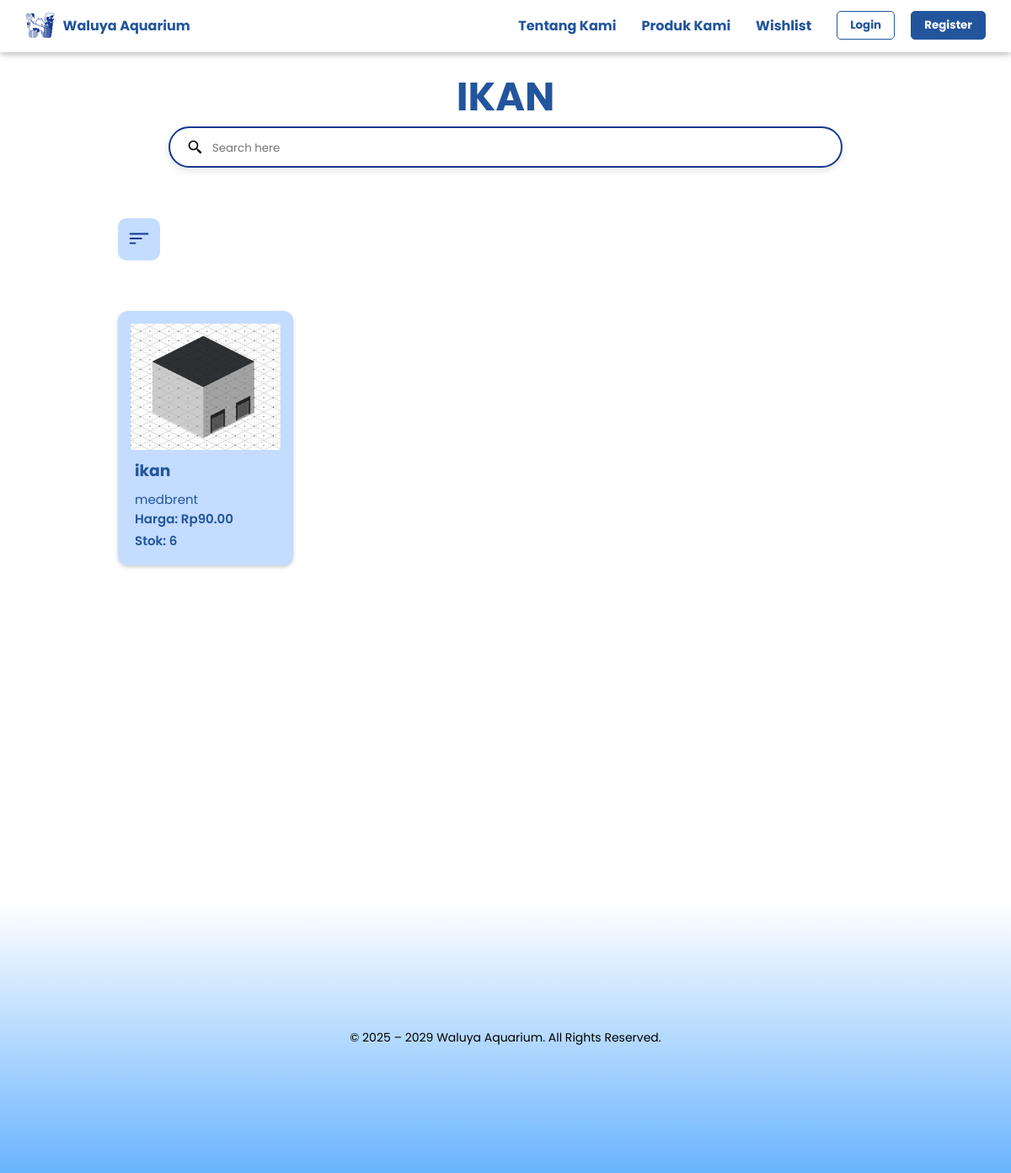
/ikan/, run on an earlier commit of the app's database.
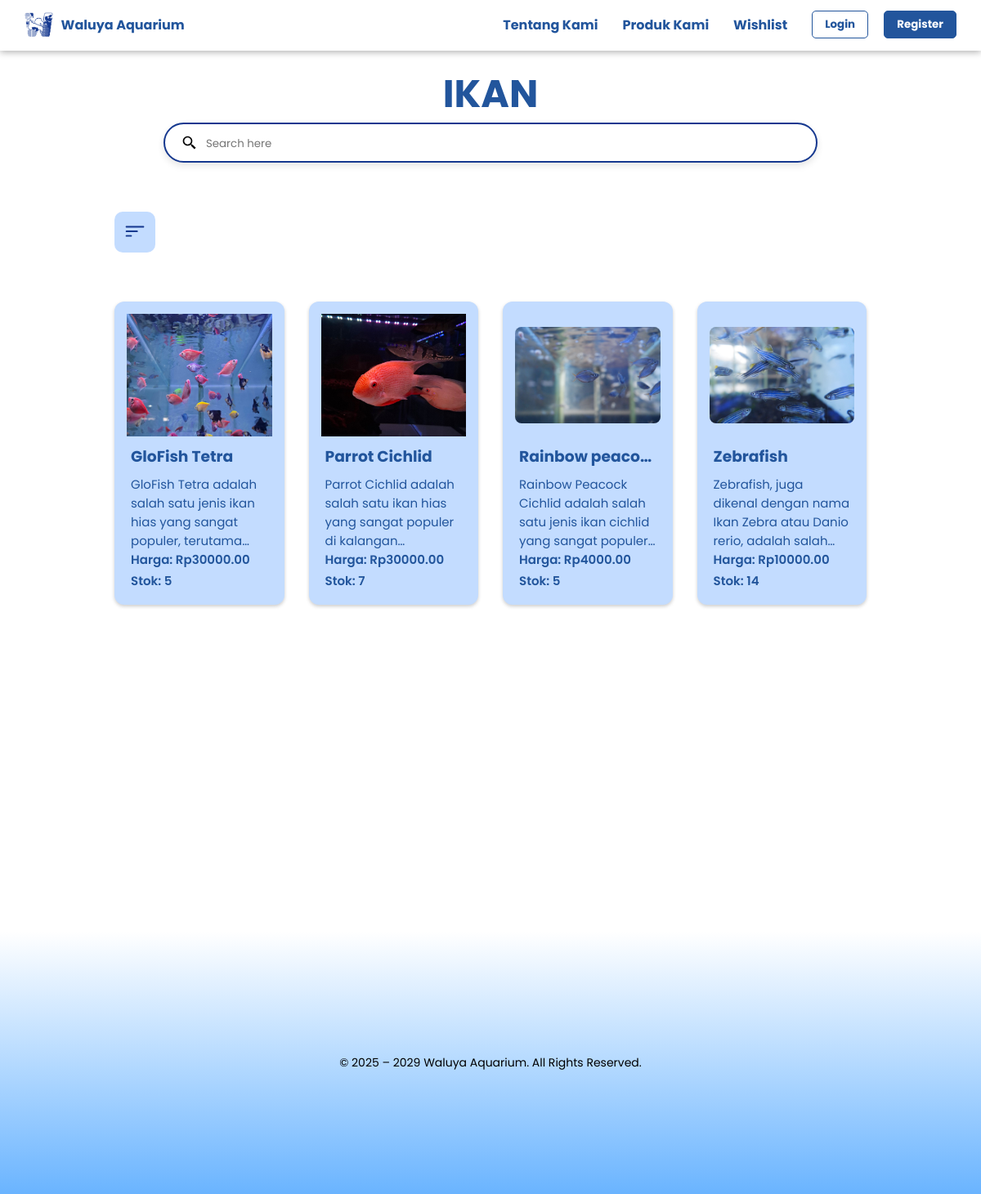
And on a later commit of the database.
### waluya/models.py (models this page shows, shortened)
class Product(models.Model):
    name = models.CharField(max_length=255)
    description = models.TextField()
    price = models.DecimalField(max_digits=10, decimal_places=2)
    stock = models.IntegerField()
    image = models.ImageField(upload_to='products/')

class Fish(Product):
    SIZE_CHOICES = [
        ('kecil', 'Kecil'),
        ('sedang', 'Sedang'),
        ('besar', 'Besar'),
    ]
    COLOR_CHOICES = [
        ('gelap', 'Gelap'),
        ('terang', 'Terang'),
    ]
    size = models.CharField(max_length=10, choices=SIZE_CHOICES)
    color = models.CharField(max_length=10, choices=COLOR_CHOICES)

class Product(models.Model):
    name = models.CharField(max_length=255)
    description = models.TextField()
    price = models.DecimalField(max_digits=10, decimal_places=2)
    stock = models.IntegerField()
    image = models.ImageField(upload_to='products/')

### waluya/views.py (the view)
# urls.py: path('ikan/', views.user_product_list_ikan, name='user_product_list_ikan'),
def user_product_list_ikan(request):
    search_query = request.GET.get('search', '')
    order_by = request.GET.get('order_by', '')
    filter_size = request.GET.get('size', '')
    filter_color = request.GET.get('color', '')
    products = Fish.objects.all()
    if search_query:
        products = products.filter(name__icontains=search_query)
    if filter_size:
        products = products.filter(size=filter_size)
    if filter_color:
        products = products.filter(color=filter_color)
    if order_by == 'name_asc':
        products = products.order_by('name')
    elif order_by == 'name_desc':
        products = products.order_by('-name')
    elif order_by == 'price_asc':
        products = products.order_by('price')
    elif order_by == 'price_desc':
        products = products.order_by('-price')
    return render(request, 'user_product_list_ikan.html', {'products': products})

### waluya/templates/user_product_list_ikan.html (shortened to what this page needs)
{% load static %}
<!DOCTYPE html>
<html lang="en">
<head>
    <link rel="stylesheet" href="{% static 'css/user_product_list.css' %}" />
    <link rel="stylesheet" href="https://cdnjs.cloudflare.com/ajax/libs/font-awesome/5.15.3/css/all.min.css">
</head>
<body>
    <header>
        <nav class="navbar">
            <div class="navbar-logo">
                <img src="{% static 'img/W biru.png' %}" alt="Waluya logo" class="logo-navbar" />
                <span class="nama-brand">Waluya Aquarium</span>
            </div>
            <ul class="nav-links">
               <li><a href="{% url 'landing_page' %}">Tentang Kami</a></li>
                <li><a href="#">Produk Kami</a>
                </li>
                <li><a href="{% url 'wishlist' %}">Wishlist</a></li>
            </ul>
            <div class="buttons">
                {% if user.is_authenticated %}
                    <button class="login-button" onclick="window.location.href='{% url 'logout' %}'">Logout</button>
                {% else %}
                    <button class="login-button" onclick="window.location.href='{% url 'user_login' %}'">Login</button>
                    <button class="register-button" onclick="window.location.href='{% url 'sign_up' %}'">Register</button>
                {% endif %}
            </div>
        </nav>
    </header>
    <h1 class="section-title">IKAN</h1>
    <div class="search-bar">
        <img src="{% static 'img/bx-search-alt-2.svg' %}" alt="Search Icon" class="search-icon" />
        <form method="get" action="{% url 'user_product_list_ikan' %}">
            <input type="text" name="search" placeholder="Search here" value="{{ request.GET.search }}" />
        </form>
    </div>
    <div class="products-wrapper">
        <div class="filters-container">
            <div class="filter-container">
                <button id="filterButton" class="filter-button">
                    <img src="{% static 'img/filter-left.png' %}" alt="Filter Icon" class="filter-icon">
                </button>
            </div>
        </div>
        <div class="card-container" id="cardContainer">
            {% for product in products %}
            <div class="card" data-target="p-{{ product.id }}">
                <div class="card-image">
                    {% if product.image %}
                        <img src="{{ product.image.url }}" alt="{{ product.name }}" />
                    {% else %}
                        <img src="{% static 'img/default-product.png' %}" alt="No Image" />
                    {% endif %}
                </div>
                <div class="card-content">
                    <h3>{{ product.name }}</h3>
                    <p>{{ product.description|truncatewords:20 }}</p>
                    <h4>Harga: Rp{{ product.price }}</h4>
                    <h4>Stok: {{ product.stock }}</h4>
                </div>
            </div>
            {% empty %}
            <p>No products found</p>
            {% endfor %}
        </div>
    </div>
</body>
<footer class="footer-gradient">
    <p>© 2025 – 2029 Waluya Aquarium. All Rights Reserved.</p>
</footer>
</html>

### waluya/static/css/user_product_list.css (style rules this page uses)
* { margin: 0; padding: 0; box-sizing: border-box; font-family: 'Poppins', sans-serif; color: black; }
header { background: white; display: flex; justify-content: space-between; align-items: center; position: sticky; top: 0; z-index: 10; width: 100%; height: 60px; }
.navbar { background-color: white; box-shadow: 0 2px 8px rgba(0,0,0,0.3); display: flex; justify-content: space-between; align-items: center; padding: 15px 30px; width: 100%; }
.navbar-logo { display: flex; align-items: center; }
.logo-navbar { height: 30px; margin-right: 10px; }
.nama-brand { font-weight: 700; color: #22559C; }
.nav-links { display: flex; list-style: none; gap: 30px; margin-left: auto; margin-right: 15px; }
.nav-links a { text-decoration: none; color: #22559C; font-weight: 700; }
.navbar .nav-links li { position: relative; }
.buttons button { margin-left: 15px; padding: 6px 15px; border-radius: 5px; font-weight: 700; color: #22559C; border: 1px solid #22559C; cursor: pointer; background-color: white; }
.login-button { transition: opacity 0.5s; }
.buttons .register-button { color: white; background-color: #22559C; transition: opacity 1s; }
.section-title { text-align: center; color: #22559C; margin-top: 20px; font-size: 47px; }
.search-bar { display: flex; align-items: center; background-color: white; border: 2px solid #15388f; border-radius: 30px; padding: 10px 20px; width: 800px; margin: 0 auto 40px; box-shadow: 0 4px 8px rgba(0, 0, 0, 0.1); }
.search-bar .search-icon { width: 20px; height: 20px; object-fit: contain; margin-right: 10px; }
.search-bar input { border: none; outline: none; flex: 1; width: 730px; }
.products-wrapper { max-width: 1200px; margin: 0 auto; padding: 0 20px; max-width: 1000px; }
.filters-container { margin-bottom: 60px; margin-top: 60px; align-items: center; }
.filter-container { text-align: left; margin: 20px 0; padding-left: 20px; }
.filter-button { background-color: #C3DCFF; color: transparent; padding: 10px 10px; border: none; border-radius: 10px; cursor: pointer; font-weight: bold; transition: background-color 0.3s ease; display: inline-flex; align-items: center; justify-content: center; }
.filter-icon { width: 30px; height: 30px; }
.card-container { display: grid; grid-template-columns: repeat(auto-fill, minmax(200px, 1fr)); gap: 30px; max-width: 1000px; margin: 0 auto 40px; padding: 0 20px; margin-bottom: 400px; }
.card { background-color: #C3DCFF; border-radius: 12px; width: 100%; padding: 15px; max-width: 220px; box-shadow: 0px 2px 4px rgba(0,0,0,0.2); cursor: pointer; }
.card-image { width: 100%; height: 150px; overflow: hidden; display: flex; justify-content: center; align-items: center; margin-bottom: 10px; }
.card-image img { width: 100%; max-width: 190px; height: auto; border-radius: 8px; object-fit: cover; }
.card-content { padding: 0 5px; flex-grow: 1; display: flex; flex-direction: column; justify-content: space-between; }
.card-content h3 { color:#22559C; margin-bottom: 8px; white-space: nowrap; overflow: hidden; text-overflow: ellipsis; }
.card-content h4 { color:#22559C; margin-bottom: 3px; white-space: nowrap; overflow: hidden; text-overflow: ellipsis; font-size: 15px; font-weight: 600; }
.card-content p { color:#22559C; font-size: 15px; display: -webkit-box; -webkit-line-clamp: 4; line-clamp: 4; -webkit-box-orient: vertical; overflow: hidden; text-overflow: ellipsis; }
.footer-gradient { background: linear-gradient(to top, #6ab4ff, #ffffff ); text-align: center; padding: 150px 0; color: #000; font-size: 14px; }

What changed in the data, as far as the page shows it:
removed Fish: image (picture), name "ikan", description "medbrent", price "90.00", stock "6"
added Fish: image (picture), name "GloFish Tetra", description "GloFish Tetra adalah salah satu jenis ikan hias yang sangat populer,…", price "30000.00", stock "5"
added Fish: image (picture), name "Parrot Cichlid", description "Parrot Cichlid adalah salah satu ikan hias yang sangat populer di…", price "30000.00", stock "7"
added Fish: image (picture), name "Rainbow peaco…", description "Rainbow Peacock Cichlid adalah salah satu jenis ikan cichlid yang sangat…", price "4000.00", stock "5"
added Fish: image (picture), name "Zebrafish", description "Zebrafish, juga dikenal dengan nama Ikan Zebra atau Danio rerio, adalah…", price "10000.00", stock "14"
